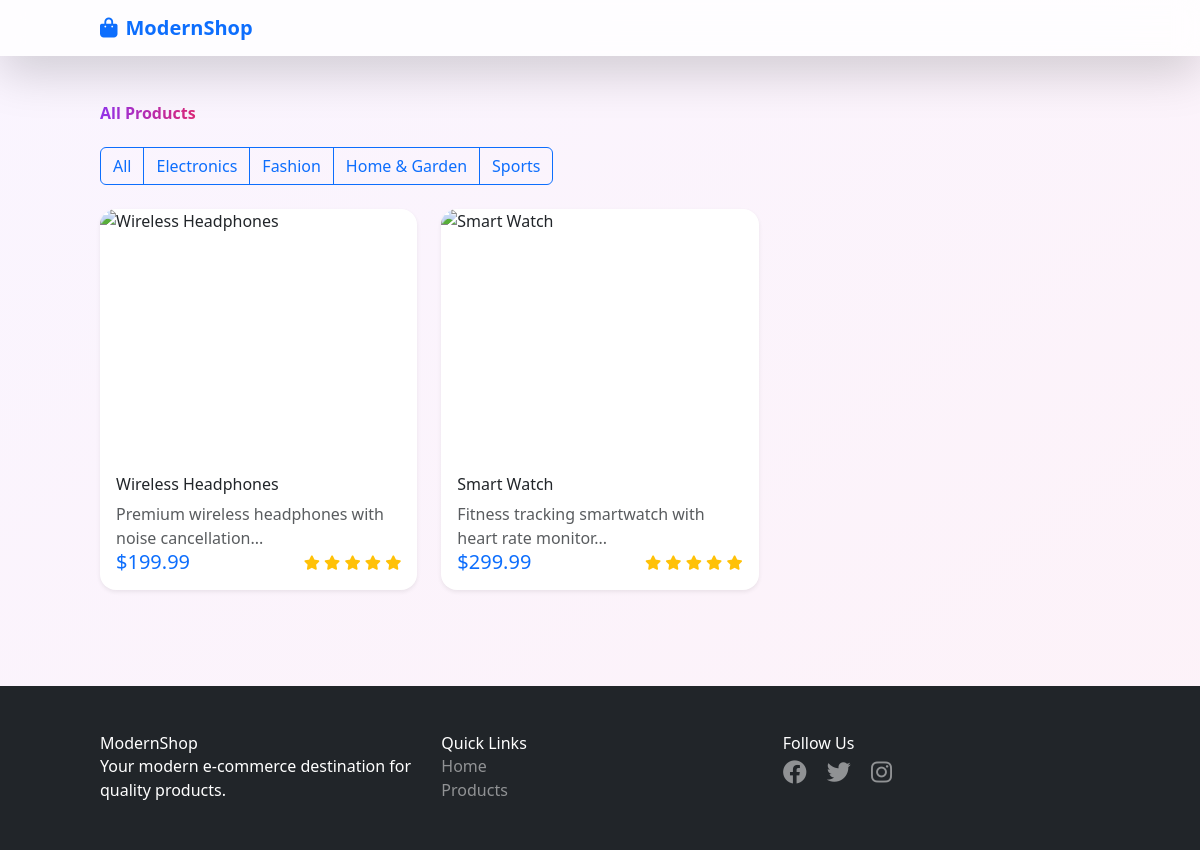
The app's page /products/?category=1 with its own data.
### app/models.py (models this page shows)
class Category(db.Model):
    id = db.Column(db.Integer, primary_key=True)
    name = db.Column(db.String(100), nullable=False)
    products = db.relationship('Product', backref='category', lazy=True)

class Product(db.Model):
    id = db.Column(db.Integer, primary_key=True)
    name = db.Column(db.String(100), nullable=False)
    description = db.Column(db.Text)
    price = db.Column(db.Float, nullable=False)
    image_url = db.Column(db.String(200))
    category_id = db.Column(db.Integer, db.ForeignKey('category.id'))
    stock = db.Column(db.Integer, default=0)
    rating = db.Column(db.Float, default=0.0)
    created_at = db.Column(db.DateTime, default=datetime.utcnow)

### app/blueprints/products.py (the view)
@products.route('/')
def index():
    category_id = request.args.get('category')
    if category_id:
        products_list = Product.query.filter_by(category_id=category_id).all()
    else:
        products_list = Product.query.all()
    categories = Category.query.all()
    return render_template('products/index.html', products=products_list, categories=categories)

### app/templates/products/index.html (shortened to what this page needs)
{% extends "base.html" %}
{% block content %}
<div class="container py-5">
    <h2 class="mb-4" data-aos="fade-up">
        <span class="bg-gradient-to-r from-purple-600 to-pink-600 bg-clip-text text-transparent fw-bold">
        </span>
    </h2>
    <div class="mb-4" data-aos="fade-up">
        <div class="btn-group" role="group">
            <a href="{{ url_for('products.index') }}" class="btn btn-outline-primary">All</a>
            {% for category in categories %}
                <a href="{{ url_for('products.index', category=category.id) }}"
                   class="btn btn-outline-primary">{{ category.name }}</a>
            {% endfor %}
        </div>
    </div>
    <div class="row g-4">
        {% for product in products %}
            <div class="col-md-4" data-aos="fade-up" data-aos-delay="{{ loop.index * 50 }}">
                <div class="product-card card border-0 shadow-sm h-100 hover-lift">
                    <div class="position-relative overflow-hidden">
                    </div>
                    <div class="card-body">
                        <h5 class="card-title">{{ product.name }}</h5>
                        <p class="card-text text-muted">{{ product.description[:80] }}...</p>
                        <div class="d-flex justify-content-between align-items-center">
                            <span class="h5 text-primary mb-0">${{ "%.2f"|format(product.price) }}</span>
                            <div class="rating">
                                {% for i in range(5) %}
                                    <i class="fas fa-star {% if i < product.rating %}text-warning{% else %}text-muted{% endif %}"></i>
                                {% endfor %}
                            </div>
                        </div>
                    </div>
                </div>
            </div>
        {% endfor %}
    </div>
</div>
{% endblock %}

### app/static/css/style.css (style rules this page uses)
:root { --primary-gradient: linear-gradient(135deg, #667eea 0%, #764ba2 100%); --accent-gradient: linear-gradient(135deg, #f093fb 0%, #f5576c 100%); --shadow-light: 0 4px 6px -1px rgba(0, 0, 0, 0.1), 0 2px 4px -1px rgba(0, 0, 0, 0.06); --shadow-medium: 0 10px 15px -3px rgba(0, 0, 0, 0.1), 0 4px 6px -2px rgba(0, 0, 0, 0.05); --shadow-large: 0 20px 25px -5px rgba(0, 0, 0, 0.1), 0 10px 10px -5px rgba(0, 0, 0, 0.04); }
* { transition: all 0.3s ease; }
.product-card { transition: all 0.3s ease; border-radius: 1rem; overflow: hidden; }
.hover-lift { transition: transform 0.3s ease, box-shadow 0.3s ease; }
.btn { position: relative; overflow: hidden; transition: all 0.3s ease; }
.btn::before { content: ''; position: absolute; top: 0; left: -100%; width: 100%; height: 100%; background: linear-gradient(90deg, transparent, rgba(255, 255, 255, 0.2), transparent); transition: left 0.5s; }
.rating .fa-star { font-size: 0.9rem; }

### records on screen
Category: name "Electronics"
Category: name "Fashion"
Category: name "Home & Garden"
Category: name "Sports"
Product: name "Wireless Headphones", description "Premium wireless headphones with noise cancellation", price "199.99"
Product: name "Smart Watch", description "Fitness tracking smartwatch with heart rate monitor", price "299.99"
